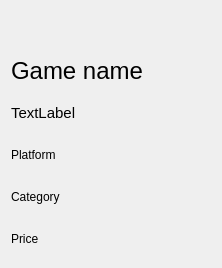
<?xml version="1.0" encoding="UTF-8"?>
<ui version="4.0">
 <class>Form</class>
 <widget class="QWidget" name="Form">
  <property name="geometry">
   <rect>
    <x>0</x>
    <y>0</y>
    <width>222</width>
    <height>268</height>
   </rect>
  </property>
  <property name="maximumSize">
   <size>
    <width>500</width>
    <height>600</height>
   </size>
  </property>
  <property name="windowTitle">
   <string>Form</string>
  </property>
  <layout class="QVBoxLayout" name="verticalLayout_2">
   <item>
    <layout class="QVBoxLayout" name="verticalLayout">
     <item>
      <widget class="QLabel" name="label">
       <property name="maximumSize">
        <size>
         <width>200</width>
         <height>80</height>
        </size>
       </property>
       <property name="text">
        <string/>
       </property>
       <property name="pixmap">
        <pixmap resource="resources.qrc">:/images/game_icon.png</pixmap>
       </property>
       <property name="scaledContents">
        <bool>true</bool>
       </property>
       <property name="margin">
        <number>11</number>
       </property>
      </widget>
     </item>
     <item>
      <widget class="QLabel" name="label_2">
       <property name="font">
        <font>
         <family>Arial</family>
         <pointsize>18</pointsize>
        </font>
       </property>
       <property name="text">
        <string>Game name</string>
       </property>
      </widget>
     </item>
     <item>
      <widget class="QLabel" name="label_3">
       <property name="font">
        <font>
         <family>Arial</family>
         <pointsize>11</pointsize>
        </font>
       </property>
       <property name="text">
        <string>TextLabel</string>
       </property>
      </widget>
     </item>
     <item>
      <widget class="QLabel" name="label_4">
       <property name="font">
        <font>
         <family>Arial</family>
        </font>
       </property>
       <property name="text">
        <string>Platform</string>
       </property>
      </widget>
     </item>
     <item>
      <widget class="QLabel" name="label_5">
       <property name="text">
        <string>Category</string>
       </property>
      </widget>
     </item>
     <item>
      <widget class="QLabel" name="label_6">
       <property name="text">
        <string>Price</string>
       </property>
      </widget>
     </item>
    </layout>
   </item>
  </layout>
 </widget>
 <resources>
  <include location="resources.qrc"/>
 </resources>
 <connections/>
</ui>
